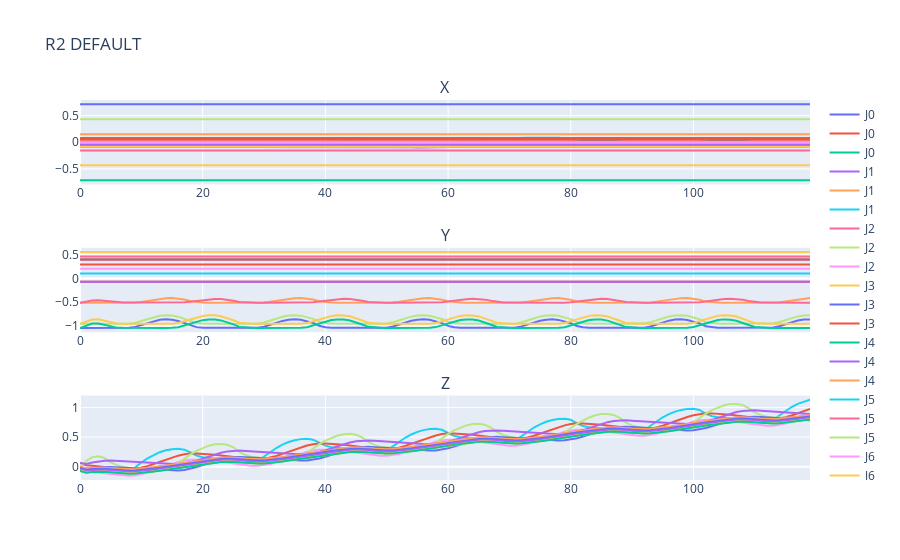

The notebook cell saved with this chart:
### Code cell
# plot position for R2 default
fig = make_subplots(rows=3, cols=1, subplot_titles=["X", "Y", "Z"])
x = np.arange(len(pos1))
i = 0
for j in posJ:
    y = [t[0] for t in j]
    y1 = [t[1] for t in j]
    y2 = [t[2] for t in j]
    fig.add_trace(go.Scatter(x=x, y=y, name="J{}".format(i), mode="lines"), row=1, col=1)
    fig.add_trace(go.Scatter(x=x, y=y1, name="J{}".format(i), mode="lines"), row=2, col=1)
    fig.add_trace(go.Scatter(x=x, y=y2, name="J{}".format(i), mode="lines"), row=3, col=1)
    i+=1

fig.update_layout(title="R2 DEFAULT")
fig.show()
